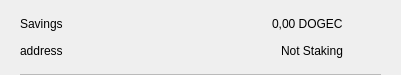
<?xml version="1.0" encoding="UTF-8"?>
<ui version="4.0">
 <class>CSRow</class>
 <widget class="QWidget" name="CSRow">
  <property name="geometry">
   <rect>
    <x>0</x>
    <y>0</y>
    <width>401</width>
    <height>75</height>
   </rect>
  </property>
  <property name="windowTitle">
   <string>Form</string>
  </property>
  <layout class="QVBoxLayout" name="verticalLayout">
   <property name="spacing">
    <number>0</number>
   </property>
   <property name="leftMargin">
    <number>20</number>
   </property>
   <property name="topMargin">
    <number>10</number>
   </property>
   <property name="rightMargin">
    <number>20</number>
   </property>
   <property name="bottomMargin">
    <number>0</number>
   </property>
   <item>
    <widget class="QWidget" name="info" native="true">
     <property name="minimumSize">
      <size>
       <width>0</width>
       <height>0</height>
      </size>
     </property>
     <layout class="QHBoxLayout" name="horizontalLayout_3">
      <property name="leftMargin">
       <number>0</number>
      </property>
      <property name="topMargin">
       <number>0</number>
      </property>
      <property name="rightMargin">
       <number>0</number>
      </property>
      <property name="bottomMargin">
       <number>10</number>
      </property>
      <item>
       <widget class="QWidget" name="container" native="true">
        <property name="minimumSize">
         <size>
          <width>0</width>
          <height>0</height>
         </size>
        </property>
        <layout class="QVBoxLayout" name="verticalLayout_2">
         <property name="spacing">
          <number>0</number>
         </property>
         <property name="leftMargin">
          <number>0</number>
         </property>
         <property name="topMargin">
          <number>0</number>
         </property>
         <property name="rightMargin">
          <number>0</number>
         </property>
         <property name="bottomMargin">
          <number>0</number>
         </property>
         <item>
          <layout class="QHBoxLayout" name="horizontalLayout">
           <item>
            <widget class="QLabel" name="labelName">
             <property name="toolTip">
              <string notr="true"/>
             </property>
             <property name="text">
              <string>Savings</string>
             </property>
            </widget>
           </item>
           <item>
            <spacer name="horizontalSpacer">
             <property name="orientation">
              <enum>Qt::Horizontal</enum>
             </property>
             <property name="sizeHint" stdset="0">
              <size>
               <width>40</width>
               <height>20</height>
              </size>
             </property>
            </spacer>
           </item>
           <item>
            <widget class="QLabel" name="labelAmount">
             <property name="text">
              <string>0,00 DOGEC</string>
             </property>
            </widget>
           </item>
          </layout>
         </item>
         <item>
          <layout class="QHBoxLayout" name="horizontalLayout_2">
           <item>
            <widget class="QLabel" name="labelAddress">
             <property name="toolTip">
              <string notr="true"/>
             </property>
             <property name="text">
              <string>address</string>
             </property>
            </widget>
           </item>
           <item>
            <spacer name="horizontalSpacer_2">
             <property name="orientation">
              <enum>Qt::Horizontal</enum>
             </property>
             <property name="sizeHint" stdset="0">
              <size>
               <width>40</width>
               <height>20</height>
              </size>
             </property>
            </spacer>
           </item>
           <item>
            <widget class="QLabel" name="labelStaking">
             <property name="text">
              <string>Not Staking</string>
             </property>
            </widget>
           </item>
          </layout>
         </item>
        </layout>
       </widget>
      </item>
      <item alignment="Qt::AlignHCenter|Qt::AlignVCenter">
       <widget class="QPushButton" name="pushButtonMenu">
        <property name="minimumSize">
         <size>
          <width>24</width>
          <height>24</height>
         </size>
        </property>
        <property name="maximumSize">
         <size>
          <width>32</width>
          <height>32</height>
         </size>
        </property>
        <property name="focusPolicy">
         <enum>Qt::NoFocus</enum>
        </property>
        <property name="styleSheet">
         <string notr="true">border:none; background-color:transparent;</string>
        </property>
        <property name="text">
         <string/>
        </property>
        <property name="icon">
         <iconset>
          <normaloff>://ic-menu-hover</normaloff>://ic-menu-hover</iconset>
        </property>
        <property name="iconSize">
         <size>
          <width>24</width>
          <height>24</height>
         </size>
        </property>
       </widget>
      </item>
     </layout>
    </widget>
   </item>
   <item>
    <widget class="QLabel" name="lblDivisory">
     <property name="minimumSize">
      <size>
       <width>0</width>
       <height>1</height>
      </size>
     </property>
     <property name="maximumSize">
      <size>
       <width>16777215</width>
       <height>1</height>
      </size>
     </property>
     <property name="styleSheet">
      <string notr="true">background-color:#bababa;</string>
     </property>
     <property name="text">
      <string/>
     </property>
     <property name="alignment">
      <set>Qt::AlignBottom|Qt::AlignLeading|Qt::AlignLeft</set>
     </property>
    </widget>
   </item>
  </layout>
 </widget>
 <resources/>
 <connections/>
</ui>
